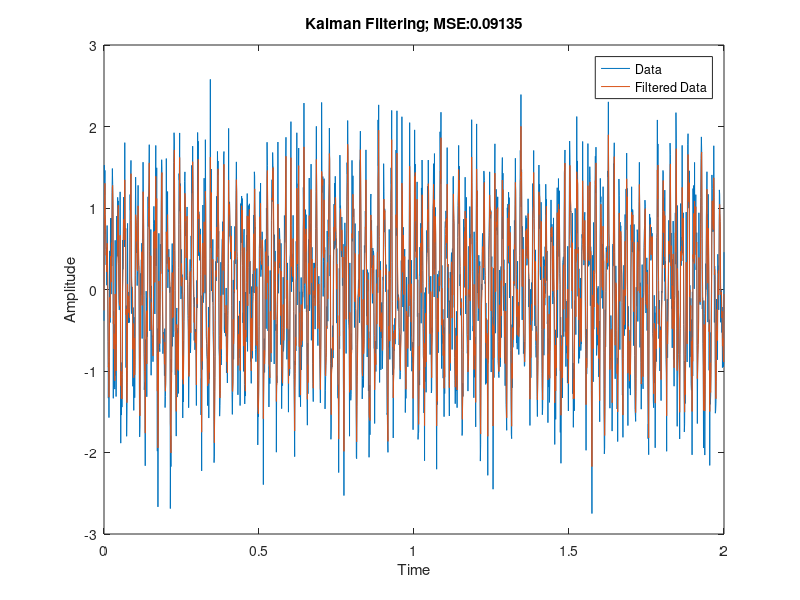
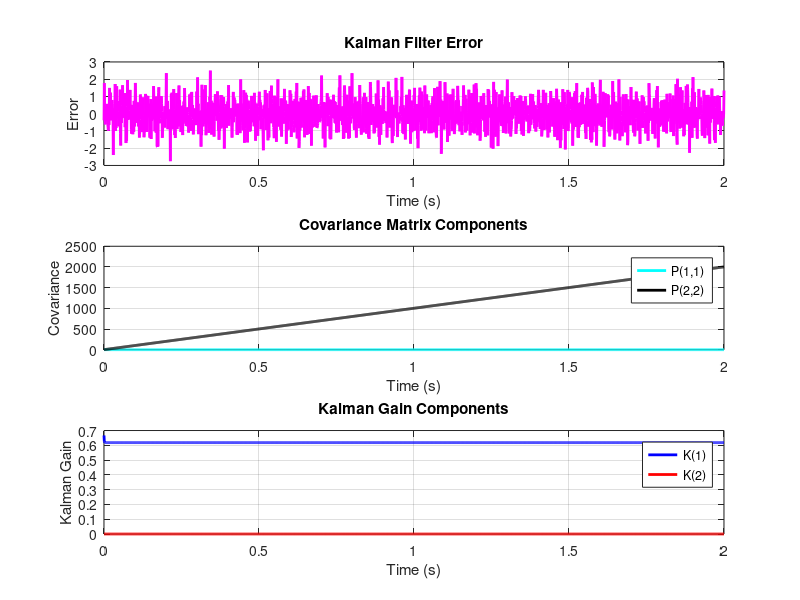

Source code (MATLAB) for these figures, in order:
clc; clear; close all;
%% Load data
fs = 1000;  
t = 0:1/fs:2; 
abr_signal = sin(2*pi*50*t) + 0.5*sin(2*pi*120*t) + 0.2*sin(2*pi*200*t);
noise = 0.5 * randn(size(t)); % Gaussian noise with standard deviation 0.5
data = abr_signal + noise;

% Kalman filtering for Auditory Brainstem Response (ABR) extraction

%% Parameters
A = eye(2);  % State transition matrix
H = [1 0];   % Measurement matrix
Q = eye(2);  % Process noise covariance
R = 1;       % Measurement noise covariance (assuming Gaussian noise with std 0.5)
x_hat = zeros(2, 1);  % State estimate
P = eye(2);           % Covariance matrix
filtered_data = zeros(size(data));
state_estimate = zeros(2, length(data));
error = zeros(size(data));
covariance_matrix = zeros(2, 2, length(data));
kalman_gain = zeros(2, length(data));

for k = 1:length(data)    % Kalman filter loop
    %% ------------------------ Prediction step -----------------------------
    x_hat_minus = A * x_hat;
    P_minus = A * P * A' + Q;  % Prediction of error covariance
    %% ------------------------- Update step --------------------------------
    K = P_minus * H' / (H * P_minus * H' + R); % Calculate kalman filter
    x_hat = x_hat_minus + K * (data(k) - H * x_hat_minus); % Corrected state estimation
    P = (eye(2) - K * H) * P_minus;            % Update error covariance
    filtered_data(k) = x_hat(1);

    state_estimate(:, k) = x_hat;
    error(k) = data(k) - H * x_hat_minus;
    covariance_matrix(:, :, k) = P;
    kalman_gain(:, k) = K;
end
mse = mean((data - filtered_data).^2);
display(mse);
%% --------------------------------- Plot results ---------------------------------
figure;
subplot(1,1,1);    % Plot Original Data and Filtered Signal
plot(t, data); hold on;
plot(t, filtered_data);
title(['Kalman Filtering; MSE:' num2str(mse)]);
xlabel('Time');
ylabel('Amplitude');
legend('Data', 'Filtered Data');

figure;
subplot(3, 1, 1);
plot(t, error, 'm', 'LineWidth', 2);
title('Kalman Filter Error');
xlabel('Time (s)');
ylabel('Error');
grid on;

subplot(3, 1, 2);
plot(t, squeeze(covariance_matrix(1, 1, :)), 'c', 'LineWidth', 2); hold on;
plot(t, squeeze(covariance_matrix(2, 2, :)), 'k', 'LineWidth', 2);
title('Covariance Matrix Components');
xlabel('Time (s)');
ylabel('Covariance');
legend('P(1,1)', 'P(2,2)');
grid on;
subplot(3, 1, 3);
plot(t, kalman_gain(1, :), 'b', 'LineWidth', 2); hold on;
plot(t, kalman_gain(2, :), 'r', 'LineWidth', 2);
title('Kalman Gain Components');
xlabel('Time (s)');
ylabel('Kalman Gain');
legend('K(1)', 'K(2)');
grid on;
